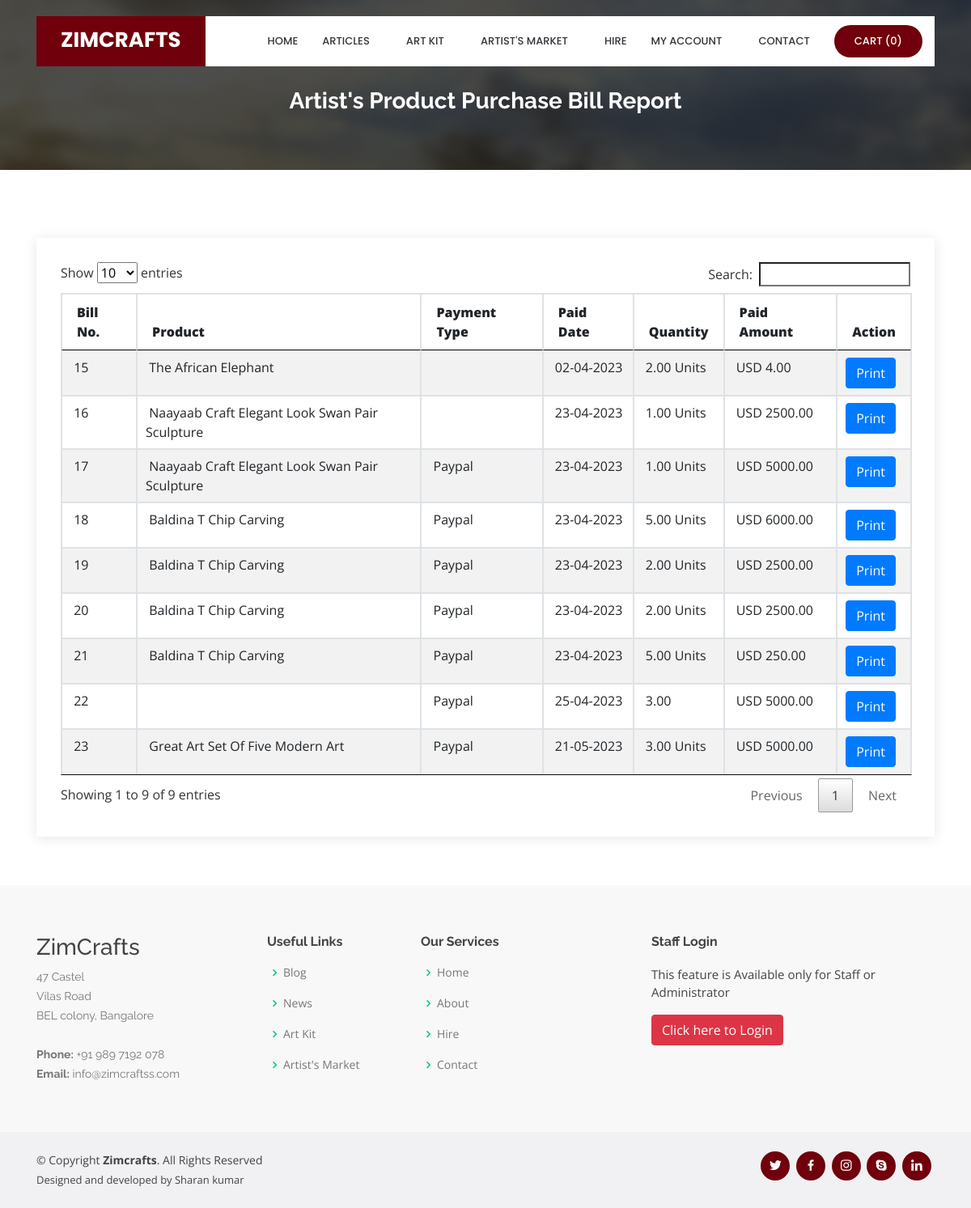
The page /viewpurchasereport.php on the database its author committed.
### tables this page shows
CREATE TABLE `purchase_order_bill` (
  `purchase_order_bill_id` int(10) NOT NULL,
  `purchase_order_id` int(10) NOT NULL,
  `payment_type` varchar(20) NOT NULL,
  `payment_description` text NOT NULL,
  `paid_date` date NOT NULL,
  `paid_amt` float(10,2) NOT NULL,
  `status` varchar(10) NOT NULL
);

CREATE TABLE `product` (
  `product_id` int(10) NOT NULL,
  `artist_id` int(10) NOT NULL,
  `category_id` int(10) NOT NULL,
  `produce_id` int(10) NOT NULL,
  `variety_id` int(10) NOT NULL,
  `title` varchar(100) NOT NULL,
  `img_1` varchar(100) NOT NULL,
  `img_2` varchar(100) NOT NULL,
  `img_3` varchar(100) NOT NULL,
  `img_4` varchar(100) NOT NULL,
  `img_5` varchar(100) NOT NULL,
  `quantity` float(10,2) NOT NULL,
  `quantity_type` varchar(25) NOT NULL,
  `description` text NOT NULL,
  `uploaded_date` date NOT NULL,
  `status` varchar(10) NOT NULL
);

CREATE TABLE `purchase_order` (
  `purchase_order_id` int(10) NOT NULL,
  `product_id` int(10) NOT NULL,
  `purchase_request_id` int(10) NOT NULL,
  `customer_id` int(10) NOT NULL,
  `artist_id` int(10) NOT NULL,
  `purchase_order_date` date NOT NULL,
  `purchase_order_time` time NOT NULL,
  `purchase_amt` float(10,2) NOT NULL,
  `quantity` float(10,2) NOT NULL,
  `status` varchar(10) NOT NULL
);

### viewpurchasereport.php (the view, shortened to what this page needs)
<?php
include("header.php");
?>
  <main id="main">
    <section id="cta" class="cta">
      <div class="container">
        <div class="text-center" data-aos="zoom-in">
		<br><br>
          <h3>Artist's Product Purchase Bill Report</h3>
        </div>
      </div>
    </section>
    <section id="contact" class="contact">
      <div class="container">
        <div class="row">
          <div class="col-lg-12" data-aos="fade-up" data-aos-delay="100">
            <div class="info mt-4 ">
<?php
$sqlbill = "SELECT * FROM purchase_order_bill INNER JOIN purchase_order ON purchase_order.purchase_order_id = purchase_order_bill.purchase_order_id ";
$qsqlbill = mysqli_query($con,$sqlbill);
							if(mysqli_num_rows($qsqlbill)  == 0)
									{
										echo "<center>There is no Purchase Records to display!!</center>";
									}
									else
									{
										?>
	<table ID="datatable" class="table table-striped table-bordered"  style="width:100%">
		<THEAD>
	  <tr>
		  <th height="35"><strong>Bill No.</strong></th>
	  <th><strong>Product</strong></th>
	  <th><strong>Payment Type</strong></th>
	  <th><strong>Paid Date</strong></th>
	  <th><strong>Quantity</strong></th>
	  <th><strong>Paid Amount</strong></th>
	  <th><strong>Action</strong></th>
	  </tr>
		</THEAD>
		<TBODY>
	  <?php
	  while($rsbill = mysqli_fetch_array($qsqlbill))
	  {
			$sqlproduct = "SELECT * FROM product WHERE product_id='$rsbill[8]'";
			$qsqlproduct = mysqli_query($con,$sqlproduct);
			$rsproduct = mysqli_fetch_array($qsqlproduct);
			  echo "
			<tr>
			  <td>&nbsp;$rsbill[0]</td>
			  <td>&nbsp;$rsproduct[title]</td>
			  <td>&nbsp;$rsbill[payment_type]</td>
			  <td>&nbsp;" . date("d-m-Y",strtotime($rsbill['paid_date'])) ."</td>
			  <td>&nbsp;$rsbill[15] $rsproduct[quantity_type]</td>
			  <td>&nbsp;$usdsymbol $rsbill[paid_amt]</td>
			  <td><a href='salesprintbill.php?purchase_order_bill_id=$rsbill[0]' class='btn btn-primary' target='_blank'>Print</a></td>
			</tr>";
			  }
	  ?>
		</TBODY>
	</table>
<?php
}
?>
            </div>
		  </div>
        </div>
      </div>
    </section>
  </main>
<?php
include("footer.php");
?>

### assets/css/style.css (style rules this page uses)
body { font-family: "Open Sans", sans-serif; color: #444444; }
a { color: #70000b; }
h1, h2, h3, h4, h5, h6 { font-family: "Raleway", sans-serif; }
section { padding: 60px 0; overflow: hidden; }
.cta { background: linear-gradient(rgba(2, 2, 2, 0.7), rgba(0, 0, 0, 0.7)), url("../img/cta-bg.jpg") fixed center center; background-size: cover; padding: 60px 0; }
.cta h3 { color: #fff; font-size: 28px; font-weight: 700; }
.contact .info { padding: 30px; width: 100%; background: #fff; box-shadow: 0px 2px 15px rgba(0, 0, 0, 0.1); }

### rows shown on the page
purchase_order_bill: purchase_order_bill_id "15", product.title "The African Elephant", paid_date "02-04-2023", purchase_order.quantity "2.00", product.quantity_type "Units", paid_amt "4.00"
purchase_order_bill: purchase_order_bill_id "16", product.title "Naayaab Craft Elegant Look Swan Pair Sculpture", paid_date "23-04-2023", purchase_order.quantity "1.00", product.quantity_type "Units", paid_amt "2500.00"
purchase_order_bill: purchase_order_bill_id "17", product.title "Naayaab Craft Elegant Look Swan Pair Sculpture", payment_type "Paypal", paid_date "23-04-2023", purchase_order.quantity "1.00", product.quantity_type "Units", paid_amt "5000.00"
purchase_order_bill: purchase_order_bill_id "18", product.title "Baldina T Chip Carving", payment_type "Paypal", paid_date "23-04-2023", purchase_order.quantity "5.00", product.quantity_type "Units", paid_amt "6000.00"
purchase_order_bill: purchase_order_bill_id "19", product.title "Baldina T Chip Carving", payment_type "Paypal", paid_date "23-04-2023", purchase_order.quantity "2.00", product.quantity_type "Units", paid_amt "2500.00"
purchase_order_bill: purchase_order_bill_id "20", product.title "Baldina T Chip Carving", payment_type "Paypal", paid_date "23-04-2023", purchase_order.quantity "2.00", product.quantity_type "Units", paid_amt "2500.00"
purchase_order_bill: purchase_order_bill_id "21", product.title "Baldina T Chip Carving", payment_type "Paypal", paid_date "23-04-2023", purchase_order.quantity "5.00", product.quantity_type "Units", paid_amt "250.00"
purchase_order_bill: purchase_order_bill_id "22", payment_type "Paypal", paid_date "25-04-2023", purchase_order.quantity "3.00", paid_amt "5000.00"
purchase_order_bill: purchase_order_bill_id "23", product.title "Great Art Set Of Five Modern Art", payment_type "Paypal", paid_date "21-05-2023", purchase_order.quantity "3.00", product.quantity_type "Units", paid_amt "5000.00"

### other values the page prints
mysqli_num_rows($qsqlproduct_purchase_record) "0"
